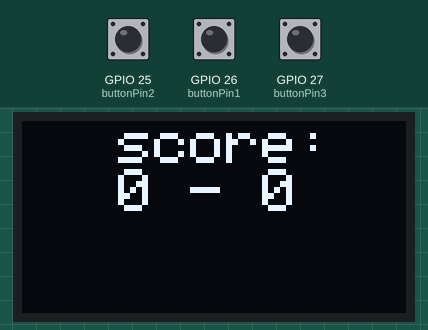
A sketch run on a simulated ESP32. Shown: 128×64 one-colour display. Inputs (shaded band) come from the test bench; at power-on: GPIO 25 (buttonPin2) HIGH, GPIO 26 (buttonPin1) HIGH, GPIO 27 (buttonPin3) HIGH. What the sketch prints to the serial monitor is not drawn.

Above: at 11.2 s.
11.3 s: GPIO 25 (buttonPin2) pulled LOW for 3.2 s
At 15.2 s:
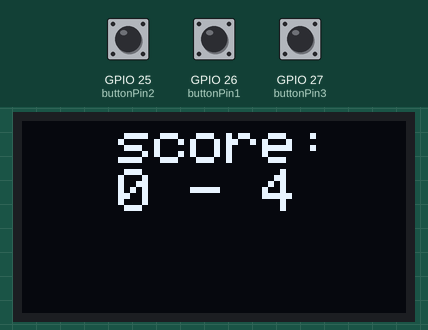
16.1 s: GPIO 26 (buttonPin1) pulled LOW for 0.15 s
At 17.9 s:
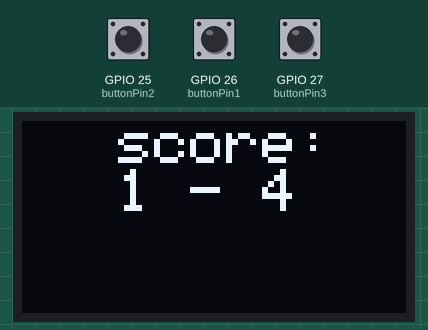
18.4 s: GPIO 25 (buttonPin2) pulled LOW for 0.15 s
At 19.9 s:
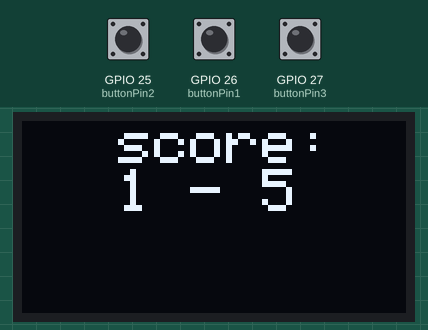
20.7 s: GPIO 26 (buttonPin1) pulled LOW for 1 s
At 23.7 s:
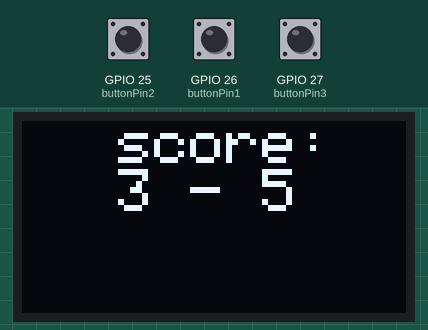
Timing chart, 0 to 24.8 s (numbered marks = the images above; inputs shaded):
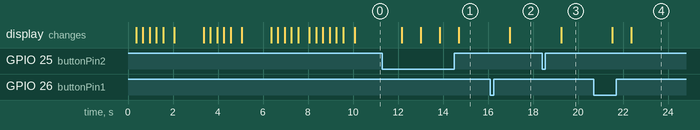

The sketch:

scorebord.ino
```cpp
#include <SPI.h>
#include <Wire.h>
#include <Adafruit_GFX.h>
#include <Adafruit_SSD1306.h>

Adafruit_SSD1306 display(-1);

const int buttonPin1 = 26;
const int buttonPin2 = 25;
const int buttonPin3 = 27;
int buttonState1 = 0;
int buttonState2 = 0;
int buttonState3 = 0;


void setup()
{
  Serial.begin(9600);
  pinMode(buttonPin1, INPUT);
  pinMode(buttonPin1, INPUT_PULLUP);

  pinMode(buttonPin2, INPUT);
  pinMode(buttonPin2, INPUT_PULLUP);

  pinMode(buttonPin3, INPUT);
  pinMode(buttonPin3, INPUT_PULLUP);
	// initialize with the I2C addr 0x3C
	display.begin(SSD1306_SWITCHCAPVCC, 0x3C);

	// Clear the buffer.
	display.clearDisplay();

	// Display Text
  display.setCursor(0,0);
	display.setTextSize(2);
  display.setTextColor(WHITE);
	display.println("Robot");
  display.println("Football");
	display.display();
	display.startscrollright(0x00, 0x07);
	delay(2000);
	display.stopscroll();
	delay(1000);
	display.startscrollleft(0x00, 0x07);
	delay(2000);
	display.stopscroll();
	delay(1000);
	display.startscrolldiagright(0x00, 0x07);
	delay(2000);
	display.startscrolldiagleft(0x00, 0x07);
	delay(2000);
	display.stopscroll();
	display.clearDisplay();


}

void loop() {
  int scoreOrange = 0;
  int scoreBlue = 0;

  while (true){
    buttonState1 = digitalRead(buttonPin1);
    buttonState2 = digitalRead(buttonPin2);
    buttonState3 = digitalRead(buttonPin3);
    Serial.println(buttonState1);
    Serial.println(buttonState2);
    Serial.println(buttonState3);
    // check if the pushbutton is pressed.
    // if it is, the buttonState is HIGH
    if (buttonState1 == LOW) {
    // turn LED on
      scoreOrange ++;
      delay(800);
    }
    if (buttonState2 == LOW) {
    // turn LED off
      scoreBlue ++;
      delay(800);
    }
    if (buttonState3 == LOW){
      scoreOrange = 0;
      scoreBlue = 0;
      delay(800);
    }
     display.setTextSize(2);
      display.setTextColor(WHITE);
      display.setCursor(32,0);
      display.print("score:");
      display.println();
      display.setCursor(32, 16);
      display.print(scoreOrange);
      display.print(" - ");
      display.print(scoreBlue);
      display.display();
      delay(20);
      display.clearDisplay();
  }


}
```

Measured:
- after the input at 11.3 s, the display: first changes after 0.86 s (image 1 shows a later state)
- after the input at 16.1 s, the display: changes after 0.86 s (image 2)
- after the input at 18.4 s, the display: changes after 0.87 s (image 3)
- after the input at 20.7 s, the display: first changes after 0.83 s (image 4 shows a later state)
